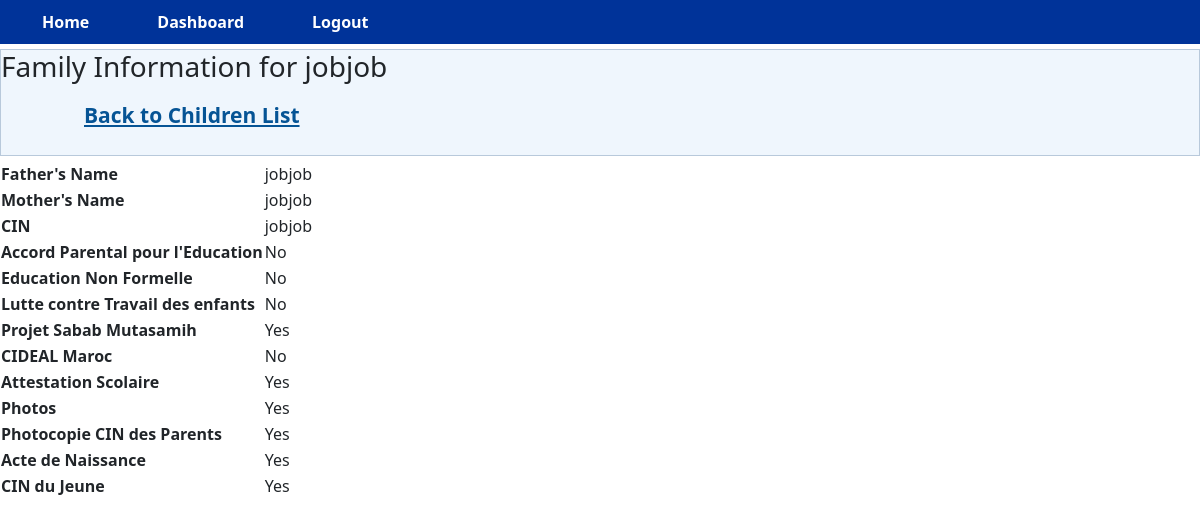
/view_family/24 (signed in), run on the app's committed database.
### app.py (models this page shows)
class Children(db.Model, UserMixin):
    id = db.Column(db.Integer, primary_key=True)
    name = db.Column(db.String(100), nullable=False)
    contact = db.Column(db.String(20), nullable=True)
    sex = db.Column(db.String(10), nullable=False)
    Date_naissance = db.Column(db.Date, nullable=False)
    age = db.Column(db.Integer, nullable=False)
    Quartier = db.Column(db.String(100), nullable=False)
    Adresse = db.Column(db.String(100), nullable=False)
    situation_familliale = db.Column(db.String(100), nullable=True)
    Fonction_pere = db.Column(db.String(100), nullable=True)
    Fonction_mere = db.Column(db.String(100), nullable=True)
    Fraterie = db.Column(db.String(100), nullable=True)
    Problemes_sante = db.Column(db.String(100), nullable=True)
    Niveau_scolaire = db.Column(db.String(100), nullable=True)
    date_arret_etudes = db.Column(db.Date, nullable=True)
    Experience_professionnelle = db.Column(db.String(100), nullable=True)
    Demande = db.Column(db.String(100), nullable=True)
    Insertion_scolaire = db.Column(db.Boolean, default=False, nullable=True)
    Insertion_salariale = db.Column(db.Boolean, default=False, nullable=True)
    Auto_emploi = db.Column(db.Boolean, default=False, nullable=True)
    Entry_date = db.Column(db.Date, nullable=False)
    parent_id = db.Column(db.Integer, db.ForeignKey('user.id'))

class Family(db.Model, UserMixin):
    id = db.Column(db.Integer, primary_key=True)
    pere_name = db.Column(db.String(100), nullable=False)
    maman_name = db.Column(db.String(100), nullable=False)
    cin = db.Column(db.String(20), nullable=True)
    Accord_P_Education_parental = db.Column(db.Boolean, default=False, nullable=True)
    Education_Non_Formelle = db.Column(db.Boolean, default=False, nullable=True)
    lutte_contre_Travail_des_enfants = db.Column(db.Boolean, default=False, nullable=True)
    Projet_Sabab_Mutasamih = db.Column(db.Boolean, default=False, nullable=True)
    CIDEAL_Maroc = db.Column(db.Boolean, default=False, nullable=True)
    Attestation_scolaire = db.Column(db.Boolean, default=False, nullable=True)
    Photos = db.Column(db.Boolean, default=False, nullable=True)
    photocopie_CIN_parents = db.Column(db.Boolean, default=False, nullable=True)
    Acte_de_naissance = db.Column(db.Boolean, default=False, nullable=True)
    CIN_du_jeune = db.Column(db.Boolean, default=False, nullable=True)
    children_id = db.Column(db.Integer, db.ForeignKey('children.id'))
    children = db.relationship('Children', backref='family')

### app.py (the view)
@app.route('/view_family/<int:child_id>')
def view_family(child_id):
    child = Children.query.get_or_404(child_id)
    family = Family.query.filter_by(children_id=child.id).first()
    form = FamilyForm()
    return render_template('view_family.html', child=child, family=family, form=form)

### app.py (called while the page is built)
@login_manager.user_loader
def load_user(id):
    with app.app_context():
        return User.query.get(int(id))

### templates/view_family.html (shortened to what this page needs)
{% extends 'dashboard.html' %}
{% block page_content %}
<div class="sidenav">
    <h3>Family Information for {{ child.name }}</h3>
    <ul class="navbar">
        <li class="nav-item"><a href="{{ url_for('view_children') }}">Back to Children List</a></li>
    </ul>
</div>
    {% if family %}
        <table>
            <tr>
                <th>Father's Name</th>
                <td>{{ family.pere_name }}</td>
            </tr>
            <tr>
                <th>Mother's Name</th>
                <td>{{ family.maman_name }}</td>
            </tr>
            <tr>
                <th>CIN</th>
                <td>{{ family.cin }}</td>
            </tr>
            <tr>
                <th>Accord Parental pour l'Education</th>
                <td>{{ 'Yes' if family.Accord_P_Education_parental else 'No' }}</td>
            </tr>
            <tr>
                <th>Education Non Formelle</th>
                <td>{{ 'Yes' if family.Education_Non_Formelle else 'No' }}</td>
            </tr>
            <tr>
                <th>Lutte contre Travail des enfants</th>
                <td>{{ 'Yes' if family.lutte_contre_Travail_des_enfants else 'No' }}</td>
            </tr>
            <tr>
                <th>Projet Sabab Mutasamih</th>
                <td>{{ 'Yes' if family.Projet_Sabab_Mutasamih else 'No' }}</td>
            </tr>
            <tr>
                <th>CIDEAL Maroc</th>
                <td>{{ 'Yes' if family.CIDEAL_Maroc else 'No' }}</td>
            </tr>
            <tr>
                <th>Attestation Scolaire</th>
                <td>{{ 'Yes' if family.Attestation_scolaire else 'No' }}</td>
            </tr>
            <tr>
                <th>Photos</th>
                <td>{{ 'Yes' if family.Photos else 'No' }}</td>
            </tr>
            <tr>
                <th>Photocopie CIN des Parents</th>
                <td>{{ 'Yes' if family.photocopie_CIN_parents else 'No' }}</td>
            </tr>
            <tr>
                <th>Acte de Naissance</th>
                <td>{{ 'Yes' if family.Acte_de_naissance else 'No' }}</td>
            </tr>
            <tr>
                <th>CIN du Jeune</th>
                <td>{{ 'Yes' if family.CIN_du_jeune else 'No' }}</td>
            </tr>
        </table>
    {% else %}
        <p>No family information found for {{ child.name }}.</p>
    {% endif %}
{% endblock %}

### templates/dashboard.html (shortened to what this page needs)
{% extends 'base.html' %}

### templates/base.html (shortened to what this page needs)
{% extends 'bootstrap/base.html' %}

### templates/bootstrap/base.html (shortened to what this page needs)
<!DOCTYPE html>
<html lang="en">
<head>
    <link rel="stylesheet" href="https://cdnjs.cloudflare.com/ajax/libs/jqueryui/1.12.1/jquery-ui.min.css">
  <link rel="stylesheet" href="https://cdn.jsdelivr.net/npm/bootstrap@5.1.3/dist/css/bootstrap.min.css">
  <link rel="stylesheet" type="text/css" href="{{ url_for('static', filename='css/styles.css') }}">
  <link href="https://maxcdn.bootstrapcdn.com/bootstrap/5.0.0-alpha1/css/bootstrap.min.css" rel="stylesheet">
</head>
<body class="{% block body_class %}{% endblock %}">
  <nav>
    <ul>
      <li><a href="{{ url_for('home') }}">Home</a></li>
      <li><a href="{{ url_for('dashboard') }}">Dashboard</a></li>
      {% if current_user.is_authenticated %}
        <li><a href="{{ url_for('logout') }}">Logout</a></li>
      {% else %}
        <li><a href="{{ url_for('login') }}">Login</a></li>
      {% endif %}
    </ul>
  </nav>
  <main>
    {% block page_content %}{% endblock %}
  </main>
</body>
</html>

### static/css/styles.css (style rules this page uses)
nav { background-color: #003399; color: white; display: flex; justify-content: space-between; align-items: center; padding: 10px; }
nav ul { display: flex; list-style: none; margin: 0; padding: 0; }
nav ul li { margin-right: 20px; }
nav ul li:last-child { margin-right: 0; }
nav ul li a { color: white; text-decoration: none; font-weight: bold; }
ul { list-style: none; display: flex; justify-content: center; align-items: center; }
li { margin: 0 1rem; }
.sidenav { border: 1px solid #b8c9db; background-color: #eff6fd; margin: 5px 0 5px 0; padding: 0; }
.nav-item { display: inline-block; padding: 0 20px 0 7px; position: relative; }
.nav-item a { color: #065495; font-size: 21px; font-weight: bold; padding-left: 28px; }
table { margin-bottom: 0px; }
a { text-decoration: none; color: #ffffff; padding: 0.5rem 1rem; border-radius: 0.5rem; transition: background-color 0.3s ease; }

### data on the page
Children: name "jobjob"
Family: pere_name "jobjob", maman_name "jobjob", cin "jobjob", Accord_P_Education_parental "No", Education_Non_Formelle "No", lutte_contre_Travail_des_enfants "No", Projet_Sabab_Mutasamih "Yes", CIDEAL_Maroc "No", Attestation_scolaire "Yes", Photos "Yes", photocopie_CIN_parents "Yes", Acte_de_naissance "Yes", CIN_du_jeune "Yes"
